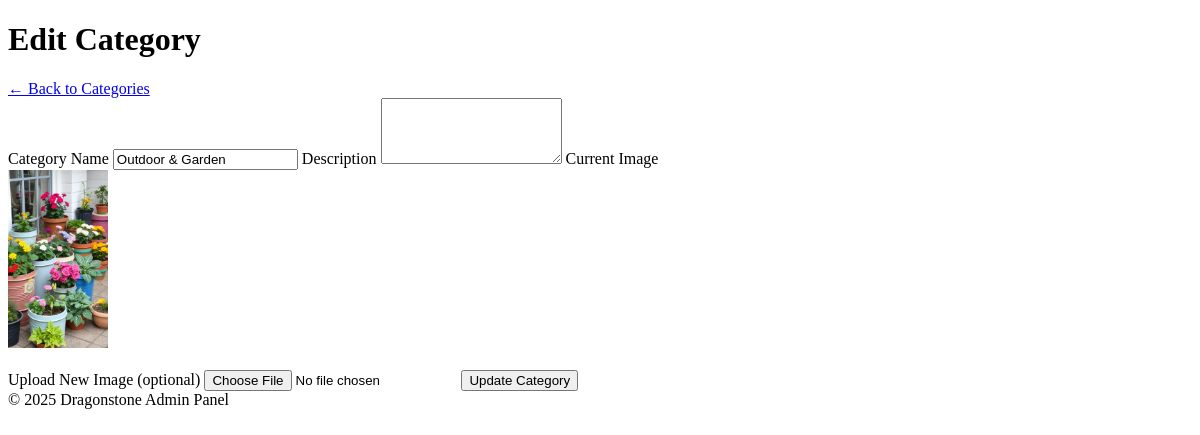
Screenshot of /edit-category.php?id=7 (signed in) with the database file from the repository.
### tables this page shows
CREATE TABLE `categories` (
  `id` int(11) NOT NULL,
  `name` varchar(100) NOT NULL,
  `image` varchar(255) DEFAULT NULL,
  `co2_saved_per_item` int(11) DEFAULT NULL,
  `created_at` timestamp NOT NULL DEFAULT current_timestamp()
);

### edit-category.php (the view, shortened to what this page needs)
<?php
require_once "../database/db_connect.php";
$category_id = intval($_GET['id']);
$stmt = $conn->prepare("SELECT * FROM categories WHERE id = ?");
$stmt->bind_param("i", $category_id);
$stmt->execute();
$result = $stmt->get_result();
$category = $result->fetch_assoc();
?>
<!DOCTYPE html>
<html lang="en">
<head>
    <link rel="stylesheet" href="../assets/css/admin.css">
</head>
<body>
<header>
    <h1>Edit Category</h1>
    <nav>
        <a href="manage-category.php" class="btn-back">← Back to Categories</a>
    </nav>
</header>
<div class="container">
    <form method="POST" enctype="multipart/form-data">
        <label>Category Name</label>
        <input type="text" name="name" value="<?= htmlspecialchars($category['name']) ?>" required>
        <label>Description</label>
        <textarea name="description" rows="4"><?= htmlspecialchars($category['description']) ?></textarea>
        <label>Current Image</label><br>
        <?php if (!empty($category['image'])): ?>
            <img src="../<?= htmlspecialchars($category['image']) ?>" width="100" alt="Category Image"><br><br>
        <?php else: ?>
            <span>No image uploaded.</span><br><br>
        <?php endif; ?>
        <label>Upload New Image (optional)</label>
        <input type="file" name="image" accept="image/*">
        <button type="submit" class="btn-submit">Update Category</button>
    </form>
</div>
<footer>
  &copy; <?= date('Y') ?> Dragonstone Admin Panel
</footer>
</body>
</html>

### rows the page displays
categories: name "Outdoor & Garden", image (picture)
